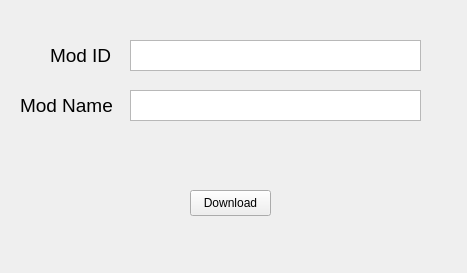
<?xml version="1.0" encoding="UTF-8"?>
<ui version="4.0">
 <class>MainWindow</class>
 <widget class="QMainWindow" name="ModDownloaderWindow">
  <property name="geometry">
   <rect>
    <x>0</x>
    <y>0</y>
    <width>467</width>
    <height>273</height>
   </rect>
  </property>
  <property name="windowTitle">
   <string>Mod Downloader</string>
  </property>
  <widget class="QWidget" name="centralwidget">
   <widget class="QLabel" name="mod_id_label">
    <property name="geometry">
     <rect>
      <x>50</x>
      <y>40</y>
      <width>71</width>
      <height>31</height>
     </rect>
    </property>
    <property name="font">
     <font>
      <pointsize>14</pointsize>
     </font>
    </property>
    <property name="text">
     <string>Mod ID</string>
    </property>
   </widget>
   <widget class="QTextEdit" name="mod_id_entry">
    <property name="geometry">
     <rect>
      <x>130</x>
      <y>40</y>
      <width>291</width>
      <height>31</height>
     </rect>
    </property>
    <property name="html">
     <string>&lt;!DOCTYPE HTML PUBLIC &quot;-//W3C//DTD HTML 4.0//EN&quot; &quot;http://www.w3.org/TR/REC-html40/strict.dtd&quot;&gt;
&lt;html&gt;&lt;head&gt;&lt;meta name=&quot;qrichtext&quot; content=&quot;1&quot; /&gt;&lt;meta charset=&quot;utf-8&quot; /&gt;&lt;style type=&quot;text/css&quot;&gt;
p, li { white-space: pre-wrap; }
hr { height: 1px; border-width: 0; }
li.unchecked::marker { content: &quot;\2610&quot;; }
li.checked::marker { content: &quot;\2612&quot;; }
&lt;/style&gt;&lt;/head&gt;&lt;body style=&quot; font-family:'Segoe UI'; font-size:9pt; font-weight:400; font-style:normal;&quot;&gt;
&lt;p align=&quot;center&quot; style=&quot;-qt-paragraph-type:empty; margin-top:0px; margin-bottom:0px; margin-left:0px; margin-right:0px; -qt-block-indent:0; text-indent:0px;&quot;&gt;&lt;br /&gt;&lt;/p&gt;&lt;/body&gt;&lt;/html&gt;</string>
    </property>
   </widget>
   <widget class="QTextEdit" name="mod_name_entry">
    <property name="geometry">
     <rect>
      <x>130</x>
      <y>90</y>
      <width>291</width>
      <height>31</height>
     </rect>
    </property>
    <property name="html">
     <string>&lt;!DOCTYPE HTML PUBLIC &quot;-//W3C//DTD HTML 4.0//EN&quot; &quot;http://www.w3.org/TR/REC-html40/strict.dtd&quot;&gt;
&lt;html&gt;&lt;head&gt;&lt;meta name=&quot;qrichtext&quot; content=&quot;1&quot; /&gt;&lt;meta charset=&quot;utf-8&quot; /&gt;&lt;style type=&quot;text/css&quot;&gt;
p, li { white-space: pre-wrap; }
hr { height: 1px; border-width: 0; }
li.unchecked::marker { content: &quot;\2610&quot;; }
li.checked::marker { content: &quot;\2612&quot;; }
&lt;/style&gt;&lt;/head&gt;&lt;body style=&quot; font-family:'Segoe UI'; font-size:9pt; font-weight:400; font-style:normal;&quot;&gt;
&lt;p align=&quot;center&quot; style=&quot;-qt-paragraph-type:empty; margin-top:0px; margin-bottom:0px; margin-left:0px; margin-right:0px; -qt-block-indent:0; text-indent:0px;&quot;&gt;&lt;br /&gt;&lt;/p&gt;&lt;/body&gt;&lt;/html&gt;</string>
    </property>
   </widget>
   <widget class="QLabel" name="mod_name_label">
    <property name="geometry">
     <rect>
      <x>20</x>
      <y>90</y>
      <width>101</width>
      <height>31</height>
     </rect>
    </property>
    <property name="font">
     <font>
      <pointsize>14</pointsize>
     </font>
    </property>
    <property name="text">
     <string>Mod Name</string>
    </property>
   </widget>
   <widget class="QPushButton" name="download_button">
    <property name="geometry">
     <rect>
      <x>190</x>
      <y>190</y>
      <width>81</width>
      <height>26</height>
     </rect>
    </property>
    <property name="text">
     <string>Download</string>
    </property>
   </widget>
  </widget>
 </widget>
 <resources/>
 <connections/>
</ui>
